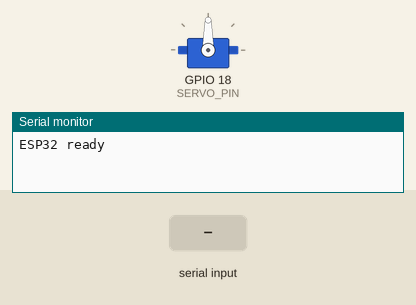
The sketch below on a simulated ESP32. Shown: servo, the last lines printed to the serial monitor. The test bench sets the inputs (shaded band).

Above: at 1.4 s.
1.5 s: "A:\n" received over Serial
At 2.0 s:
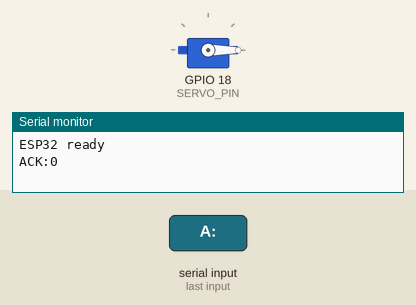
3.0 s: "A:90\n" received over Serial
At 4.2 s:
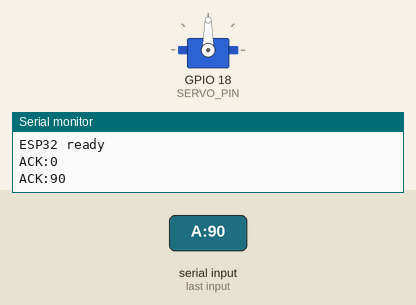
4.5 s: "A:,45\n" received over Serial
At 5.5 s:
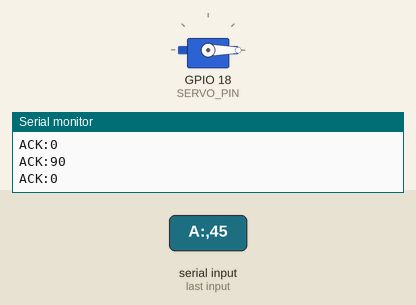
Timing chart, 0 to 7.5 s (numbered marks = the images above; inputs shaded):
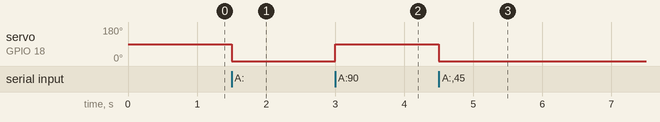

Measured:
- after the input at 1.5 s, servo on GPIO 18 (SERVO_PIN): 90° → 0° at once
- after the input at 3.0 s, servo on GPIO 18 (SERVO_PIN): 0° → 90° at once
- after the input at 4.5 s, servo on GPIO 18 (SERVO_PIN): 90° → 0° at once

The sketch:

Color_Tracking_with_Python.ino
```cpp
#include <Arduino.h>
#include <ESP32Servo.h>

static const int SERVO_PIN = 18;    // SERVO MOTOR PIN
static const int BAUD = 115200;
static const int ANGLE_MIN = 0;
static const int ANGLE_MAX = 180;
static const int START_ANGLE = 90;

Servo servo;
String line;

void safeWrite(int angle) {
  angle = constrain(angle, ANGLE_MIN, ANGLE_MAX);
  servo.write(angle);
}

void setup() {
  Serial.begin(BAUD);
  delay(200);

  servo.setPeriodHertz(50);
  servo.attach(SERVO_PIN, 500, 2400);
  safeWrite(START_ANGLE);

  Serial.println("ESP32 ready");
}

void loop() {
  while (Serial.available()) {
    char c = (char)Serial.read();
    if (c == '\r') continue;
    if (c == '\n') {
      if (line.startsWith("A:")) {
        int angle = line.substring(2).toInt();
        safeWrite(angle);
        Serial.print("ACK:");
        Serial.println(angle);
      }
      line = "";
    } else {
      if (line.length() < 16) line += c;
    }
  }
}
```
